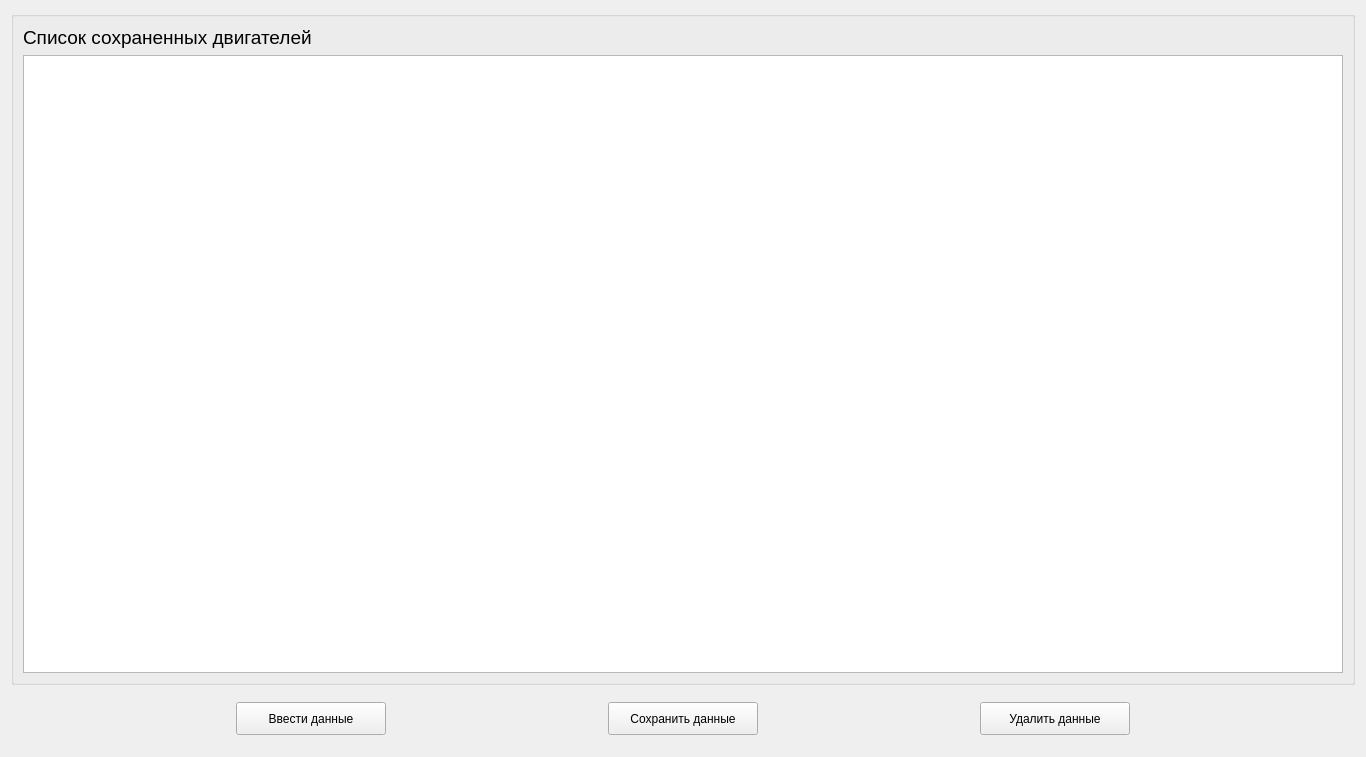
<?xml version="1.0" encoding="UTF-8"?>
<ui version="4.0">
 <class>datas</class>
 <widget class="QWidget" name="datas">
  <property name="geometry">
   <rect>
    <x>0</x>
    <y>0</y>
    <width>1366</width>
    <height>757</height>
   </rect>
  </property>
  <property name="windowTitle">
   <string>Form</string>
  </property>
  <layout class="QGridLayout" name="gridLayout">
   <item row="2" column="0">
    <widget class="QWidget" name="widget_2" native="true">
     <property name="maximumSize">
      <size>
       <width>16777215</width>
       <height>55</height>
      </size>
     </property>
     <layout class="QHBoxLayout" name="horizontalLayout_2">
      <item>
       <widget class="QPushButton" name="enterDannie">
        <property name="minimumSize">
         <size>
          <width>0</width>
          <height>33</height>
         </size>
        </property>
        <property name="maximumSize">
         <size>
          <width>150</width>
          <height>16777215</height>
         </size>
        </property>
        <property name="text">
         <string>Ввести данные</string>
        </property>
       </widget>
      </item>
      <item>
       <widget class="QPushButton" name="saveDannie">
        <property name="minimumSize">
         <size>
          <width>0</width>
          <height>33</height>
         </size>
        </property>
        <property name="maximumSize">
         <size>
          <width>150</width>
          <height>33</height>
         </size>
        </property>
        <property name="text">
         <string>Сохранить данные</string>
        </property>
       </widget>
      </item>
      <item alignment="Qt::AlignVCenter">
       <widget class="QPushButton" name="deleteDannie">
        <property name="minimumSize">
         <size>
          <width>0</width>
          <height>33</height>
         </size>
        </property>
        <property name="maximumSize">
         <size>
          <width>150</width>
          <height>33</height>
         </size>
        </property>
        <property name="text">
         <string>Удалить данные</string>
        </property>
       </widget>
      </item>
     </layout>
    </widget>
   </item>
   <item row="0" column="0" rowspan="2">
    <widget class="QGroupBox" name="groupBox_2">
     <property name="maximumSize">
      <size>
       <width>16777215</width>
       <height>16777215</height>
      </size>
     </property>
     <layout class="QVBoxLayout" name="verticalLayout">
      <item>
       <widget class="QLabel" name="label_12">
        <property name="text">
         <string>&lt;html&gt;&lt;head/&gt;&lt;body&gt;&lt;p&gt;&lt;span style=&quot; font-size:14pt;&quot;&gt;Список сохраненных двигателей&lt;/span&gt;&lt;/p&gt;&lt;/body&gt;&lt;/html&gt;</string>
        </property>
       </widget>
      </item>
      <item>
       <widget class="QTableView" name="tableView">
        <property name="sizePolicy">
         <sizepolicy hsizetype="Preferred" vsizetype="Expanding">
          <horstretch>0</horstretch>
          <verstretch>0</verstretch>
         </sizepolicy>
        </property>
       </widget>
      </item>
     </layout>
    </widget>
   </item>
  </layout>
 </widget>
 <tabstops>
  <tabstop>saveDannie</tabstop>
  <tabstop>deleteDannie</tabstop>
  <tabstop>tableView</tabstop>
 </tabstops>
 <resources/>
 <connections/>
</ui>
